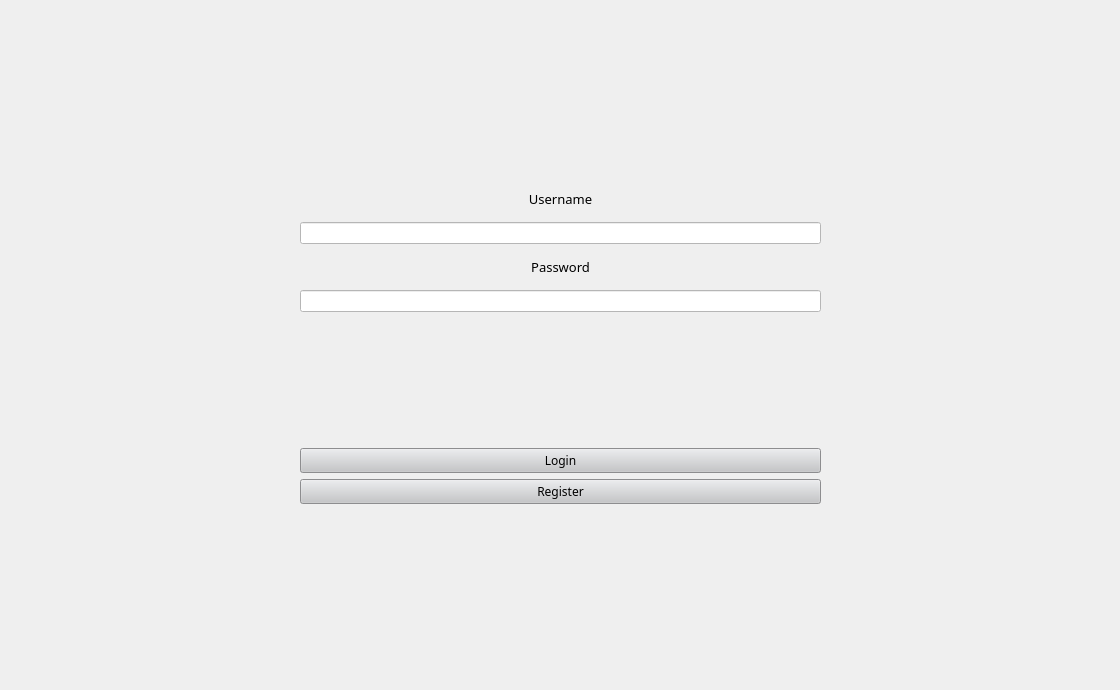
<?xml version="1.0" encoding="UTF-8"?>
<ui version="4.0">
 <class>Login</class>
 <widget class="QWidget" name="Login">
  <property name="geometry">
   <rect>
    <x>0</x>
    <y>0</y>
    <width>1120</width>
    <height>690</height>
   </rect>
  </property>
  <property name="windowTitle">
   <string>Sign in</string>
  </property>
  <widget class="QWidget" name="layoutWidget">
   <property name="geometry">
    <rect>
     <x>0</x>
     <y>170</y>
     <width>1121</width>
     <height>375</height>
    </rect>
   </property>
   <layout class="QVBoxLayout" name="verticalLayout">
    <property name="leftMargin">
     <number>300</number>
    </property>
    <property name="rightMargin">
     <number>300</number>
    </property>
    <item>
     <widget class="QLabel" name="label">
      <property name="font">
       <font>
        <family>Bahnschrift SemiBold</family>
        <pointsize>10</pointsize>
       </font>
      </property>
      <property name="text">
       <string>Username</string>
      </property>
      <property name="alignment">
       <set>Qt::AlignCenter</set>
      </property>
     </widget>
    </item>
    <item>
     <widget class="QLineEdit" name="usernameInput">
      <property name="styleSheet">
       <string notr="true">background-color: rgb(255, 255, 255);</string>
      </property>
     </widget>
    </item>
    <item>
     <widget class="QLabel" name="label_2">
      <property name="font">
       <font>
        <family>Bahnschrift SemiBold</family>
        <pointsize>10</pointsize>
       </font>
      </property>
      <property name="text">
       <string>Password</string>
      </property>
      <property name="alignment">
       <set>Qt::AlignCenter</set>
      </property>
     </widget>
    </item>
    <item>
     <widget class="QLineEdit" name="passwordInput">
      <property name="styleSheet">
       <string notr="true">background-color: rgb(255, 255, 255);</string>
      </property>
      <property name="echoMode">
       <enum>QLineEdit::Password</enum>
      </property>
     </widget>
    </item>
    <item>
     <layout class="QVBoxLayout" name="verticalLayout_3">
      <property name="leftMargin">
       <number>300</number>
      </property>
      <property name="topMargin">
       <number>30</number>
      </property>
      <property name="rightMargin">
       <number>300</number>
      </property>
      <property name="bottomMargin">
       <number>100</number>
      </property>
     </layout>
    </item>
    <item>
     <widget class="QPushButton" name="loginBtn">
      <property name="font">
       <font>
        <family>Bahnschrift SemiBold</family>
       </font>
      </property>
      <property name="styleSheet">
       <string notr="true">background-color: rgb(197, 198, 200);</string>
      </property>
      <property name="text">
       <string>Login</string>
      </property>
     </widget>
    </item>
    <item>
     <widget class="QPushButton" name="registerBtn">
      <property name="font">
       <font>
        <family>Bahnschrift SemiBold</family>
       </font>
      </property>
      <property name="styleSheet">
       <string notr="true">background-color: rgb(197, 198, 200);</string>
      </property>
      <property name="text">
       <string>Register</string>
      </property>
     </widget>
    </item>
    <item>
     <layout class="QVBoxLayout" name="verticalLayout_4">
      <property name="leftMargin">
       <number>300</number>
      </property>
      <property name="topMargin">
       <number>30</number>
      </property>
      <property name="rightMargin">
       <number>300</number>
      </property>
     </layout>
    </item>
   </layout>
  </widget>
 </widget>
 <layoutdefault spacing="6" margin="11"/>
 <resources/>
 <connections/>
</ui>
